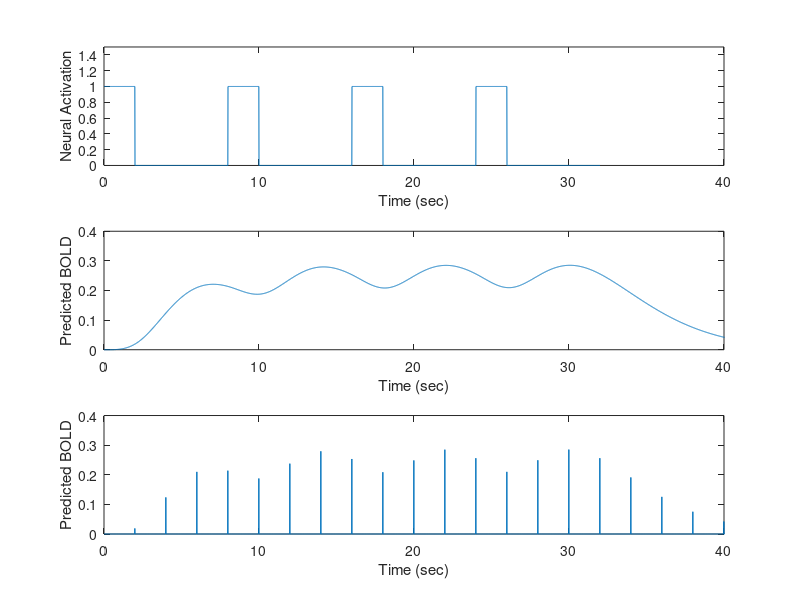

Recreate this plot in MATLAB.
clear all; close all; clc;      %Clear all workspaces

% Define the time axis and the hrf 
t25=0:.01:32; T0=0; n=4; lamda=2;
hrf=((t25-T0).^(n-1)).*exp(-(t25-T0)/lamda)/((lamda^n)*factorial(n-1));

% Define and plot the boxcar
box=zeros(1,3201); event=ones(1,200);
box(1,1:200)=event; box(1,801:1000)=event; box(1,1601:1800)=event; box(1,2401:2600)=event;
subplot(3,1,1); plot(t25,box); axis([0 40 0 1.5]); 
xlabel('Time (sec)'); ylabel('Neural Activation') % axis labels

% Convolve the hrf and boxcar and then plot
B=conv(hrf,box)/100;
t=0:.01:64;
subplot(3,1,2); plot(t,B); axis([0 40 0 .4]);
xlabel('Time (sec)'); ylabel('Predicted BOLD') % axis labels

% Discretize the predicted BOLD response (i.e., in the vector N) & plot
Nplot=zeros(1,6401);
for i=1:20
    N(i)=B(i*200);
    Nplot(i*200)=N(i);
end;
subplot(3,1,3); plot(t,Nplot); axis([0 40 0 .4]);
xlabel('Time (sec)'); ylabel('Predicted BOLD') % axis labels


